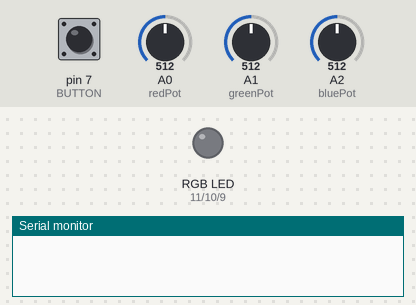
Bench run of a sketch on a simulated Arduino Uno, built with avr-gcc and run on an emulated ATmega328P. Shown: an RGB LED mixed from three pins (HIGH = lit), the last lines printed to the serial monitor. The inputs (shaded band) are chosen by the test bench; at power-on: pin 7 (BUTTON) LOW, A0 (redPot) = 512, A1 (greenPot) = 512, A2 (bluePot) = 512. Dim RGB values are drawn brighter than linear.

Above: at 1.2 s.
1.3 s: pin 7 (BUTTON) pulled HIGH for 0.15 s
At 2.1 s:
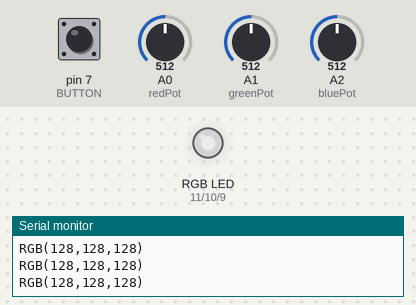
2.9 s: A0 (redPot) set to 716
At 3.7 s:
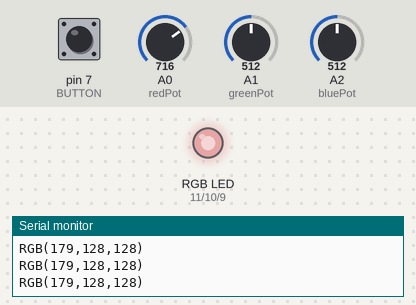
4.4 s: A1 (greenPot) set to 122
At 4.7 s:
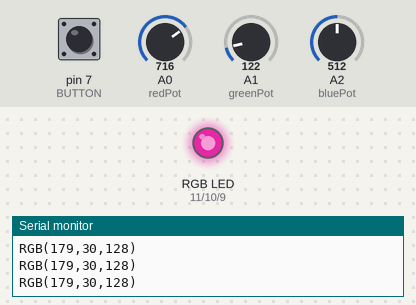
5.9 s: A2 (bluePot) set to 716
At 6.2 s:
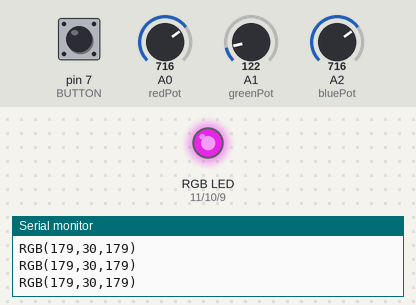
7.4 s: A1 (greenPot) set to 0
At 8.3 s:
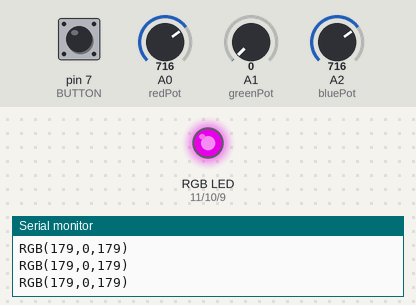
8.9 s: A0 (redPot) set to 900
At 9.8 s:
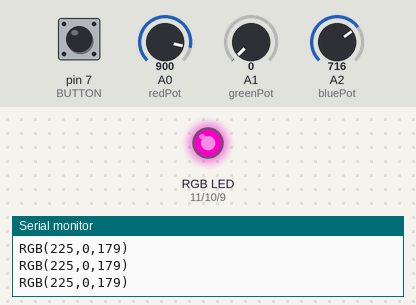
Timing chart, 0 to 11.4 s (numbered marks = the images above; inputs shaded):
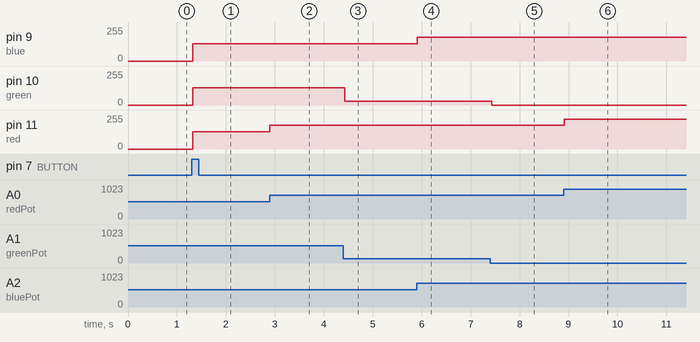

Measured:
- after the input at 1.3 s, pin 9 (blue), pin 10 (green), pin 11 (red): 0/255 → 128/255 at once
- after the input at 2.9 s, pin 11 (red): 128/255 → 179/255 at once
- after the input at 4.4 s, pin 10 (green): 128/255 → 30/255 at once
- after the input at 5.9 s, pin 9 (blue): 128/255 → 179/255 at once
- after the input at 7.4 s, pin 10 (green): 30/255 → 0/255 at once
- after the input at 8.9 s, pin 11 (red): 179/255 → 225/255 at once

The sketch:

rgbLedBrightnessController.ino
```cpp
int blue = 9; // Define Digital Pins for each colour of the LED
int green = 10;
int red = 11;

int redPot = A0;
int greenPot = A1; //Define Analog Pins for the 3 potentiometers
int bluePot = A2;


int greenVal = 0; //Create a variable to store the state of each Potentiometer
int blueVal = 0;
int redVal = 0;

const int BUTTON = 7; //Define the button Pin
int state = 0;    //Create a variable to store wether button is on or off
int val = 0;      //Create a variable to store the momentary state of the button
int old_val = 0;  //create a variable to store the previous state of the button

void setup() {
  // put your setup code here, to run once:

  pinMode(green, OUTPUT);  //Set LED's as output's, button as input
  pinMode(blue, OUTPUT);
  pinMode(red, OUTPUT);
  pinMode(BUTTON, INPUT);
  Serial.begin(9600);
}

void loop() {
  // put your main code here, to run repeatedly:
  Serial.begin(9600);                       //Open the serial monitor at 9600 baud

  val = digitalRead(BUTTON);                // Check state of button

  if ((val == HIGH) && (old_val == LOW)) {  //Check to see if state of button has changed
    state = 1 - state;                      //Set the button as either on (1) or off (0)
    delay(10);
  }

  old_val = val;                            // Save the previous button reading to compare next time through loop

  greenVal = analogRead(greenPot);          //Read the position of the potentiometers
  blueVal = analogRead(bluePot);
  redVal = analogRead(redPot);

  if (state == 1) {                         //If button is on, set the state of each LED according to position
    analogWrite(green, greenVal / 4);       //of its correspoding potentiometer. Anolog inputs range from 0-1023,
    analogWrite(blue, blueVal / 4);         // while anolog outputs as PMW can be from 0-255. Therefore we must
    analogWrite(red, redVal / 4);           // divide the potentiometer readings by 4 to set the state correctly

    Serial.print("RGB(");
    Serial.print(redVal/4);
    Serial.print(",");
    Serial.print(greenVal/4);
    Serial.print(",");
    Serial.print(blueVal/4);                 //Print the RGB Code, resuable in any RGB application
    Serial.println(")");

    delay(50);
  } else {                                   // If button is off, set all LED's to LOW/off
    analogWrite(green, 0);
    analogWrite(blue, 0);
    analogWrite(red, 0);
    delay(50);
  }
}
```
